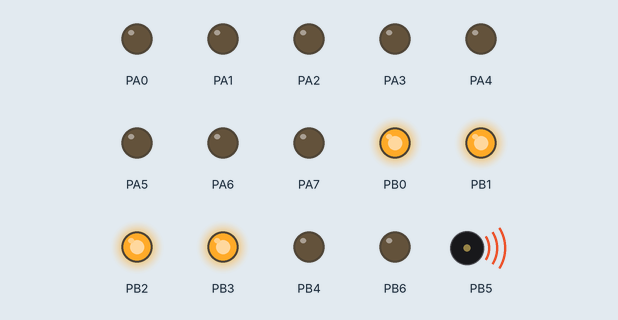
Bench run of a program on a simulated ATmega128, built with avr-gcc and emulated at 16 MHz. Shown: output pins drawn as LEDs (lit = HIGH), buzzer (waves = sounding). Pins used as bus, display or sensor lines are not drawn. At 0.0 s the program stops and its outputs stay as they are.

Above: at 0.1 s.
Timing chart, 0 to 1.5 s (numbered marks = the images above):
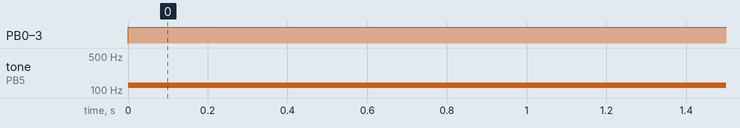

Measured:
- by itself, PB0–3: LOW → HIGH at 0.00 s
- by itself, tone on PB5: silent → 125 Hz at 0.00 s

The program:

main.c
```c
/*
 * new_mask_styler.c
 *
 * Created: 2022-05-19 오후 12:56:36
 * Author : hongki
 */
#define F_CPU 16000000UL
#define True 1
#define False 0

#include <avr/io.h>
#include <avr/interrupt.h>
#include <util/delay.h>
#include <math.h>
#include "setup_adc.h"
#include "setup_motor.h"
#include "uart.h"
#include <stdio.h>

int main(void)
{

	setup_pin();
	ADC_INIT();
	UART1_initialize_polling();
	setup_pwm_1();
	setup_pwm_2();

	sei();
    /* Replace with your application code */
    while (1)
    {

		OCR1A = 8000;
    }
}
```

setup_adc.c
```c
/*
 * setup_adc.c
 *
 * Created: 2022-05-19 오후 1:01:13
 *  Author: hongki
 */


#define TRUE 1
#define FALSE 0
#include "setup_ADC.h"
#include <avr/io.h>
#include <avr/interrupt.h>

void ADC_INIT()
{
	ADMUX = 0x00;
	ADCSRA = (1 << ADEN) | (1 << ADPS2) | ( 1<< ADPS1) | (1 << ADPS0);

}
double ADC_POTEN_GET()
{
	ADMUX = 0x00;
	ADCSRA |= ( 1<< ADSC);
	while(!(ADCSRA & (1 << ADIF)));
	int adc = ADC ;

	double Vadc = adc * 5./1023. ;

	return Vadc;
}

double ADC_PSD_GET()
{
	ADMUX = 0x01;
	ADCSRA |= ( 1<< ADSC);
	while(!(ADCSRA & (1 << ADIF)));
	int adc = ADC;

	double psd_voltage = adc * 5./1023. ;
	return psd_voltage;
}
double calc_psd(double volt)
{
	double val = 0.04 * volt;
	return (1/val);
}


double ADC_lm35_GET()
{
	ADMUX = 0x02;
	ADCSRA |= ( 1<< ADSC);

	while(!(ADCSRA & (1 << ADIF)));
	int adc = ADC ;
	double vadc = adc * 5./1023.;

	return vadc;
}
double calc_lm35(double num)
{
	double T = 100 * num;
	return T;
}
```

setup_adc.h
```c
/*
 * setup_adc.h
 *
 * Created: 2022-05-19 오후 1:00:27
 *  Author: hongki
 */


#ifndef SETUP_ADC_H_
#define SETUP_ADC_H_

 void ADC_INIT();
 double ADC_PSD_GET(); //psd
 double calc_psd();

 double ADC_CDS_GET();
 double calc_cds(); // cds


 double ADC_IR_GET(); // 적외선센서
 double calc_IR();

 double ADC_lm35_GET();
 double calc_lm35(); // 이거 온습도 섞여있는거임


 double ADC_POTEN_GET(); //  가변저항


 // 지금 치면서 생각하는건데 이거 반환값이 행렬이여야 할거같음


 // 행렬로 넘겨준 값이 필터함수 내부에있는 배열이나 구조체에 들어가면 함수 내부 규칙에 의해서 특정 값이 반환
 // 반환된 값이 interrupt나 polling을 일어나게 하면 될듯

 double low_pass_filter(double adc_values_1);
 double high_pass_filter(double adc_values_2);

 double MAF(double adc_values_3);	//psd sensor


 // 사실 지금 filter 부분이거 리턴을 뭘로해야할지 모르겠어서 void 로 했음
 // 센서확정짓고 좀더 공부하면 이거 void 말고 double 이나 float로 하고싶은데


#endif /* SETUP_ADC_H_ */
```

setup_motor.c
```c
#include "setup_motor.h"
#include <avr/io.h>

void setup_pin()
{
	DDRA = 0xff;
	PORTA = 0x00;
	// led 설정 핀으로 모터 작동이나 각종 동작에의해 if문을 걸어서 디버깅용으로 사용

	DDRB = 0xff;
	PORTB = 0b00001111;
	//OC1A, OC1B --> PB5, PB6
	//OC0, OC2 --> PB4, PB7
	DDRE = 0b00011000;
	PORTE = 0x00;

	DDRD = 0xff;
	PORTD = 0x00; // switch


	DDRF = 0x00;// ADC PIN setup

}


 void setup_pwm_1()// 자동문 제어주기 1초
{
	TCCR1A = (1 << COM1A0) | (0 << COM1A1) | (1 << WGM11) | (1 << WGM10);
	TCCR1B = (1 << WGM13) | (1 << WGM12) | (0 << CS12) | (1 << CS11) | (0 << CS10);
	TCCR1C = 0x00;

	TCCR3A = (1 << COM3A0) | (0 << COM3A1) | (1 << WGM31) | (1 << WGM32);
	TCCR3B = (1 << WGM33) | (1 << WGM32) | (0 << CS32) | ( 1 << CS31) | (0 << CS30);
	TCCR3C = 0x00;

	TCNT1 = 0;
	TCNT3 = 0;
	ICR1 = 2047; // 976.6hz == 대충 1초
	ICR3 = 2047;
	//fastpwm mode, compare match, non-inverting ,prescaler 8로 설정,. clear oc1a, oc1b
	//OCR1A = ICR1 * 0.1 ==> 10% duty
}


 void setup_pwm_2() // fan제어주기 1초
{
	TCCR0 = (1 << WGM01) | (1 << WGM00) | (1 << COM01) | (0 << COM00) | (1 << CS02) | (1 << CS01) | (0 << CS00);
	TCNT0 = 0;

	//fast pwm mode, prescaler 256 //main문에서 count를 활용
}

void setup_servo()
{
	TCCR2 |= (1 << WGM21) | (1 << WGM20) | (1 << COM21) | (0 << COM20) | (1 << CS22) | (1 << CS21) | (0 << CS20);
	TCNT2 = 0;

	//fast pwm mode, prescaler 256 //main문에서 count를 활용 어케함

}
void timer_counter_interrupt()
{
	TIMSK |= (1 << TOIE2) | (1 << TOIE1) | (1 << TOIE0);
	ETIMSK |= (1 << TOIE3);

	// 0,2 // 1,3 timercounter interrupt 활성화
	// isr(time_ovf_어쩌고 설정 가능
}
```

setup_motor.h
```c
/*
 * setup_motor.h
 *
 * Created: 2022-05-19 오후 12:57:51
 *  Author: hongki
 */


#ifndef SETUP_MOTOR_H_
#define SETUP_MOTOR_H_

#include <avr/io.h>

void setup_pin();
void setup_pwm_1();
void setup_pwm_2();


void setup_fan();

void timer_counter_interrupt();


#endif /* SETUP_MOTOR_H_ */
```

uart.c
```c
/*
 * uart.c
 *
 * Created: 2022-05-10 오후 2:03:48
 *  Author: mics
 */

#include <avr/io.h>
static unsigned char save_data[15] = {0};


void UART1_initialize_polling(void)
{
	UCSR1A = 0x00;
	UCSR1B = (1<<RXEN1)|(1<<TXEN1);
	UCSR1C = (1<<UCSZ11)|(1<<UCSZ10);
	//비동기, parity 0, 8bit, 1stopbit

	//baud rate
	UBRR1H = 0x00;
	UBRR1L = 103;

}


void UART1_initialize_interrupt(void)
{
	UCSR1A = 0x00;
	UCSR1B = (1<<RXCIE1)|(1<<RXEN1)|(1<<TXEN1);
	UCSR1C = (1<<UCSZ11)|(1<<UCSZ10);
	//비동기, parity 0, 8bit, 1stopbit

	//baud rate
	UBRR1H = 0x00;
	UBRR1L = 103;

}


void UART_TX(unsigned char data)
{
	while(!(UCSR1A & (1<<UDRE1)));
	UDR1 = data;
}

unsigned char UART_RX(void)
{
	while(!(UCSR1A & (1<<RXC1)));
	return UDR1;
}

void UART_TX_string(char *str)
{
	for(int i = 0 ; str[i] ; i++)
	{
		UART_TX(str[i]);
	}
	//while(*str)
	//{
		//while(!(UCSR1A & (1<<UDRE1)));
		//UDR1 = *str;
		//str++;
	//}
}

void USART_NUM(int nNum)
{
	UART_TX(nNum / 10000 + 48);
	UART_TX((nNum % 10000) / 1000 + 48);
	UART_TX((nNum % 1000) / 100 + 48);
	UART_TX((nNum % 100) / 10 + 48);
	UART_TX((nNum % 10) + 48);
}


unsigned char* DEC_TO_CHAR(long data)
{
	unsigned char i, j, temp;

	for(int k = 0 ; k < 15 ; k++)
	{
		save_data[k] = 0;
	}

	if(data > 0)
	{
		save_data[0] = '+';

		for(i=1 ; data!=0 ; i++)
		{
			save_data[i] = (data % 10) + '0';
			data /= 10;
			if(data == 0)
			{
				break;
			}
		}
	}
	else if(data < 0)
	{
		data *= -1;
		save_data[0] = '-';
		for(i = 1 ; data!=0 ; i++)
		{
			save_data[i] = (data % 10) + '0';
			data /= 10;
			if(data == 0)
			{
				break;
			}
		}
	}
	else if(data == 0)
	{
		save_data[0] = '+';
		save_data[1] = '0';
		return save_data;
	}

	i++;
	for(j=1 ; j<=(i/2) ; j++)
	{
		temp = save_data[j];
		save_data[j] = save_data[i-j];
		save_data[i-j] = temp;
	}

	return save_data;
}
```

uart.h
```c
/*
 * uart.h
 *
 * Created: 2022-05-10 오후 2:02:04
 *  Author: mics
 */


#ifndef UART_H_
#define UART_H_

	void UART1_initialize_polling(void);
	void UART1_initialize_interrupt(void);
	void UART_TX(unsigned char data);
	void UART_RX(void);
	//void UART_TX_string(unsigned char *str);
	void UART_TX_string(char *str);
	void USART_NUM(int nNum);
	unsigned char* DEC_TO_CHAR(long data);


#endif /* UART_H_ */
```
